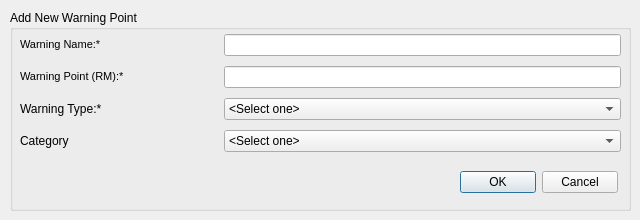
<?xml version="1.0" encoding="UTF-8"?>
<ui version="4.0">
 <class>add_warn</class>
 <widget class="QDialog" name="add_warn">
  <property name="geometry">
   <rect>
    <x>0</x>
    <y>0</y>
    <width>640</width>
    <height>220</height>
   </rect>
  </property>
  <property name="windowTitle">
   <string>Add New Warning Point - Pers</string>
  </property>
  <widget class="QGroupBox" name="gb_addNew">
   <property name="geometry">
    <rect>
     <x>10</x>
     <y>10</y>
     <width>621</width>
     <height>201</height>
    </rect>
   </property>
   <property name="title">
    <string>Add New Warning Point</string>
   </property>
   <widget class="QWidget" name="layoutWidget">
    <property name="geometry">
     <rect>
      <x>10</x>
      <y>20</y>
      <width>601</width>
      <height>129</height>
     </rect>
    </property>
    <layout class="QGridLayout" name="gridLayout">
     <item row="3" column="1" colspan="2">
      <widget class="QComboBox" name="lst_cat">
       <item>
        <property name="text">
         <string>&lt;Select one&gt;</string>
        </property>
       </item>
      </widget>
     </item>
     <item row="1" column="1" colspan="2">
      <widget class="QLineEdit" name="txt_point"/>
     </item>
     <item row="0" column="1" colspan="2">
      <widget class="QLineEdit" name="txt_name"/>
     </item>
     <item row="0" column="0">
      <widget class="QLabel" name="lbl_name">
       <property name="font">
        <font>
         <pointsize>8</pointsize>
        </font>
       </property>
       <property name="text">
        <string>&lt;html&gt;&lt;head/&gt;&lt;body&gt;&lt;p&gt;Warning Name:&lt;label style=&quot;color:red;&quot;&gt;*&lt;/label&gt;&lt;/p&gt;&lt;/body&gt;&lt;/html&gt;</string>
       </property>
      </widget>
     </item>
     <item row="2" column="0">
      <widget class="QLabel" name="lbl_type">
       <property name="text">
        <string>&lt;html&gt;&lt;head/&gt;&lt;body&gt;&lt;p&gt;Warning Type:&lt;label style=&quot;color:red;&quot;&gt;*&lt;/label&gt;&lt;/p&gt;&lt;/body&gt;&lt;/html&gt;</string>
       </property>
      </widget>
     </item>
     <item row="1" column="0">
      <widget class="QLabel" name="lbl_point">
       <property name="font">
        <font>
         <pointsize>8</pointsize>
        </font>
       </property>
       <property name="text">
        <string>&lt;html&gt;&lt;head/&gt;&lt;body&gt;&lt;p&gt;Warning Point (RM):&lt;label style=&quot;color:red;&quot;&gt;*&lt;/label&gt;&lt;/p&gt;&lt;/body&gt;&lt;/html&gt;</string>
       </property>
      </widget>
     </item>
     <item row="3" column="0">
      <widget class="QLabel" name="lbl_cat">
       <property name="text">
        <string>Category</string>
       </property>
      </widget>
     </item>
     <item row="2" column="1" colspan="2">
      <widget class="QComboBox" name="lst_warnType">
       <item>
        <property name="text">
         <string>&lt;Select one&gt;</string>
        </property>
       </item>
       <item>
        <property name="text">
         <string>Day</string>
        </property>
       </item>
       <item>
        <property name="text">
         <string>Month</string>
        </property>
       </item>
       <item>
        <property name="text">
         <string>Year</string>
        </property>
       </item>
       <item>
        <property name="text">
         <string>Lifetime</string>
        </property>
       </item>
      </widget>
     </item>
    </layout>
    <zorder>lbl_name</zorder>
    <zorder>txt_name</zorder>
    <zorder>lbl_point</zorder>
    <zorder>lbl_type</zorder>
    <zorder>lst_warnType</zorder>
    <zorder>txt_point</zorder>
    <zorder>lbl_cat</zorder>
    <zorder>lst_cat</zorder>
   </widget>
   <widget class="QWidget" name="layoutWidget_2">
    <property name="geometry">
     <rect>
      <x>450</x>
      <y>160</y>
      <width>158</width>
      <height>25</height>
     </rect>
    </property>
    <layout class="QHBoxLayout" name="horizontalLayout">
     <item>
      <widget class="QPushButton" name="btn_confirm">
       <property name="text">
        <string>OK</string>
       </property>
      </widget>
     </item>
     <item>
      <widget class="QPushButton" name="btn_cancel">
       <property name="text">
        <string>Cancel</string>
       </property>
      </widget>
     </item>
    </layout>
   </widget>
  </widget>
 </widget>
 <tabstops>
  <tabstop>txt_name</tabstop>
  <tabstop>txt_point</tabstop>
  <tabstop>lst_warnType</tabstop>
  <tabstop>lst_cat</tabstop>
  <tabstop>btn_confirm</tabstop>
  <tabstop>btn_cancel</tabstop>
 </tabstops>
 <resources/>
 <connections/>
</ui>
